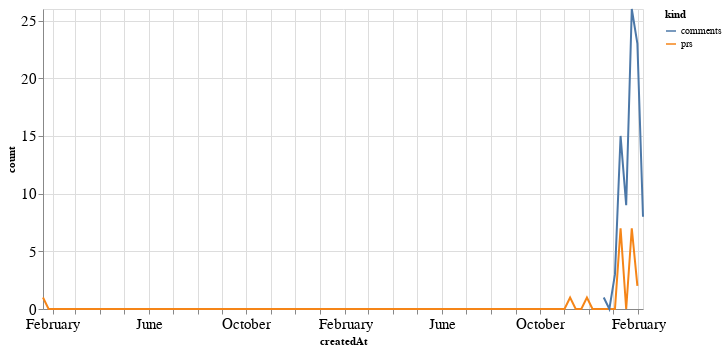

Notebook cell for this chart:
### Code cell
alt.Chart(total_time, width=600).mark_line().encode(
    x='createdAt',
    y='count',
    color='kind'
)

### Figure 1 — Vega-Lite specification as saved in the notebook (floating-point values rounded to 4 significant figures; data arrays with more than 128 entries replaced by an {"elided": "..."} marker saying what was removed)
{"config": {"axisLeft": {"labelFontSize": 15}, "axisBottom": {"labelFontSize": 15}}, "data": {"name": "data-c312bd1818935d5d69beae604933c977"}, "mark": "line", "encoding": {"color": {"type": "nominal", "field": "kind"}, "x": {"type": "temporal", "field": "createdAt"}, "y": {"type": "quantitative", "field": "count"}}, "width": 600, "$schema": "https://vega.github.io/schema/vega-lite/v4.8.1.json", "datasets": {"data-c312bd1818935d5d69beae604933c977": {"elided": "216 records"}}}
